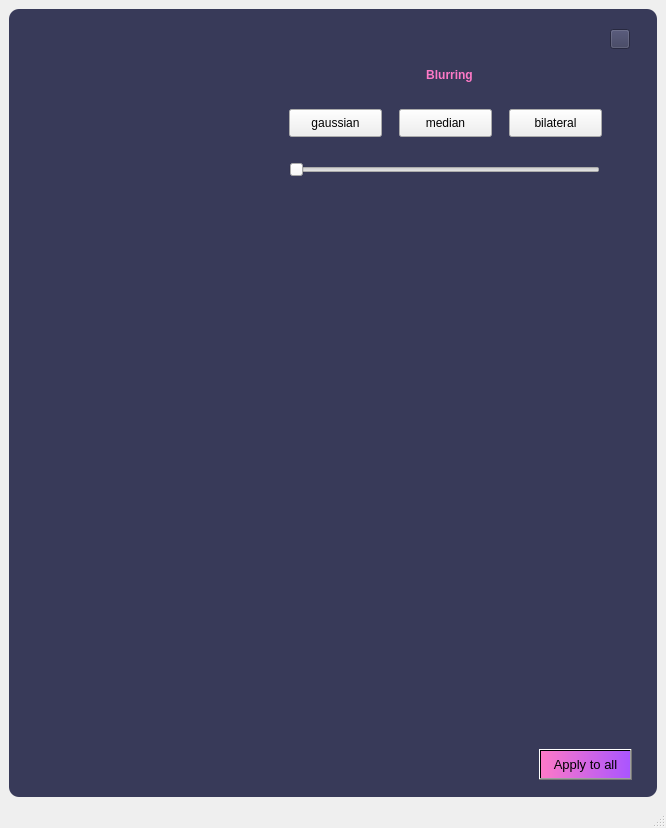
<?xml version="1.0" encoding="UTF-8"?>
<ui version="4.0">
 <class>NoiseWindow</class>
 <widget class="QMainWindow" name="NoiseWindow">
  <property name="geometry">
   <rect>
    <x>0</x>
    <y>0</y>
    <width>666</width>
    <height>828</height>
   </rect>
  </property>
  <property name="windowTitle">
   <string>MainWindow</string>
  </property>
  <widget class="QWidget" name="centralwidget">
   <layout class="QVBoxLayout" name="verticalLayout">
    <item>
     <widget class="QFrame" name="frame">
      <property name="font">
       <font>
        <pointsize>3</pointsize>
        <weight>75</weight>
        <bold>true</bold>
       </font>
      </property>
      <property name="styleSheet">
       <string notr="true">QFrame {
	background-color: rgb(56,58,89);
	color:rgb(220,220,220);
	border-radius : 10px;
}</string>
      </property>
      <property name="frameShape">
       <enum>QFrame::StyledPanel</enum>
      </property>
      <property name="frameShadow">
       <enum>QFrame::Raised</enum>
      </property>
      <widget class="QLabel" name="label_original_image">
       <property name="geometry">
        <rect>
         <x>20</x>
         <y>10</y>
         <width>241</width>
         <height>201</height>
        </rect>
       </property>
       <property name="text">
        <string/>
       </property>
       <property name="pixmap">
        <pixmap>1.jpeg</pixmap>
       </property>
      </widget>
      <widget class="QLabel" name="label_desqription">
       <property name="geometry">
        <rect>
         <x>290</x>
         <y>40</y>
         <width>301</width>
         <height>51</height>
        </rect>
       </property>
       <property name="font">
        <font>
         <pointsize>9</pointsize>
         <weight>75</weight>
         <bold>true</bold>
        </font>
       </property>
       <property name="styleSheet">
        <string notr="true">color:rgb(254,121,199);</string>
       </property>
       <property name="text">
        <string>Blurring</string>
       </property>
       <property name="textFormat">
        <enum>Qt::PlainText</enum>
       </property>
       <property name="alignment">
        <set>Qt::AlignCenter</set>
       </property>
      </widget>
      <widget class="QLabel" name="label">
       <property name="geometry">
        <rect>
         <x>20</x>
         <y>240</y>
         <width>601</width>
         <height>511</height>
        </rect>
       </property>
       <property name="text">
        <string/>
       </property>
       <property name="pixmap">
        <pixmap>2.jpg</pixmap>
       </property>
      </widget>
      <widget class="QSlider" name="horizontalSlider">
       <property name="geometry">
        <rect>
         <x>280</x>
         <y>150</y>
         <width>311</width>
         <height>22</height>
        </rect>
       </property>
       <property name="minimum">
        <number>1</number>
       </property>
       <property name="maximum">
        <number>37</number>
       </property>
       <property name="singleStep">
        <number>2</number>
       </property>
       <property name="pageStep">
        <number>6</number>
       </property>
       <property name="value">
        <number>1</number>
       </property>
       <property name="sliderPosition">
        <number>1</number>
       </property>
       <property name="orientation">
        <enum>Qt::Horizontal</enum>
       </property>
      </widget>
      <widget class="QPushButton" name="pushButton">
       <property name="geometry">
        <rect>
         <x>280</x>
         <y>100</y>
         <width>93</width>
         <height>28</height>
        </rect>
       </property>
       <property name="text">
        <string>gaussian</string>
       </property>
      </widget>
      <widget class="QPushButton" name="pushButton_2">
       <property name="geometry">
        <rect>
         <x>390</x>
         <y>100</y>
         <width>93</width>
         <height>28</height>
        </rect>
       </property>
       <property name="text">
        <string>median</string>
       </property>
      </widget>
      <widget class="QPushButton" name="pushButton_3">
       <property name="geometry">
        <rect>
         <x>500</x>
         <y>100</y>
         <width>93</width>
         <height>28</height>
        </rect>
       </property>
       <property name="text">
        <string>bilateral</string>
       </property>
      </widget>
      <widget class="QPushButton" name="pushButton_4">
       <property name="geometry">
        <rect>
         <x>601</x>
         <y>20</y>
         <width>20</width>
         <height>20</height>
        </rect>
       </property>
       <property name="styleSheet">
        <string notr="true">background-color: rgb(56,58,89);</string>
       </property>
       <property name="text">
        <string/>
       </property>
       <property name="icon">
        <iconset>
         <normaloff>exit2.png</normaloff>exit2.png</iconset>
       </property>
       <property name="iconSize">
        <size>
         <width>20</width>
         <height>20</height>
        </size>
       </property>
      </widget>
      <widget class="QPushButton" name="pushButton_5">
       <property name="geometry">
        <rect>
         <x>530</x>
         <y>740</y>
         <width>93</width>
         <height>31</height>
        </rect>
       </property>
       <property name="font">
        <font>
         <pointsize>10</pointsize>
        </font>
       </property>
       <property name="styleSheet">
        <string notr="true">background-color: qlineargradient(spread:pad, x1:0, y1:0.5, x2:1, y2:0.506, stop:0 rgba(254, 121, 199, 255), stop:1 rgba(170, 85, 255, 255));</string>
       </property>
       <property name="text">
        <string>Apply to all</string>
       </property>
      </widget>
     </widget>
    </item>
   </layout>
  </widget>
  <widget class="QStatusBar" name="statusbar"/>
 </widget>
 <resources/>
 <connections/>
</ui>
